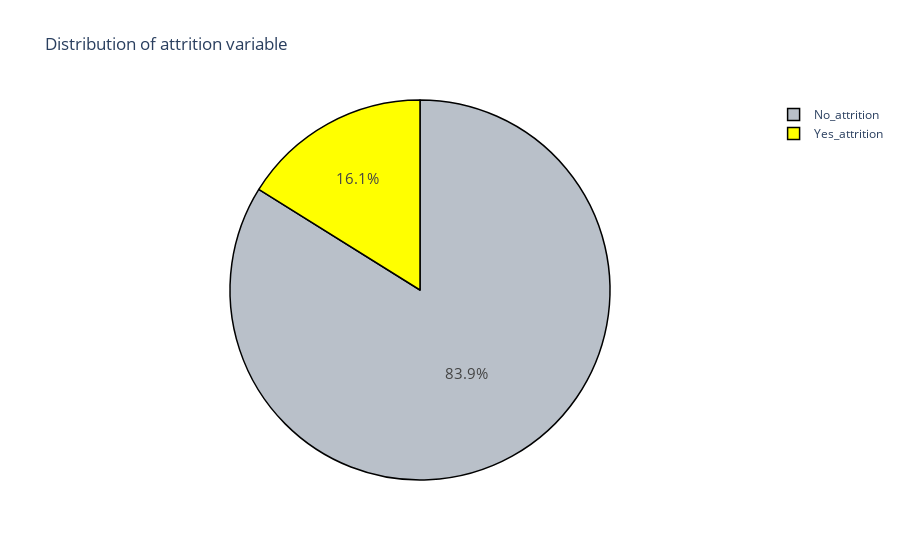

This figure's notebook cell:
### Code cell
#Distribution of Attrition
attrition = data[(data['Attrition'] != 0)]
no_attrition = data[(data['Attrition'] == 0)]

trace = go.Pie(labels = ['No_attrition', 'Yes_attrition'], values = data['Attrition'].value_counts(),
               textfont=dict(size=15),
               marker=dict(colors=['#B9C0C9','yellow'],
               line=dict(color='#000000', width=1.5)))
layout = dict(title =  'Distribution of attrition variable')
fig = dict(data = [trace], layout=layout)
py.iplot(fig)

### Figure 1 — Plotly figure (JSON) as saved in the notebook; plotly's stock layout.template omitted (floating-point values rounded to 4 significant figures)
{"data": [{"labels": ["No_attrition", "Yes_attrition"], "marker": {"colors": ["#B9C0C9", "yellow"], "line": {"color": "#000000", "width": 1.5}}, "textfont": {"size": 15}, "values": [1233, 237], "type": "pie"}], "layout": {"title": {"text": "Distribution of attrition variable"}}}
